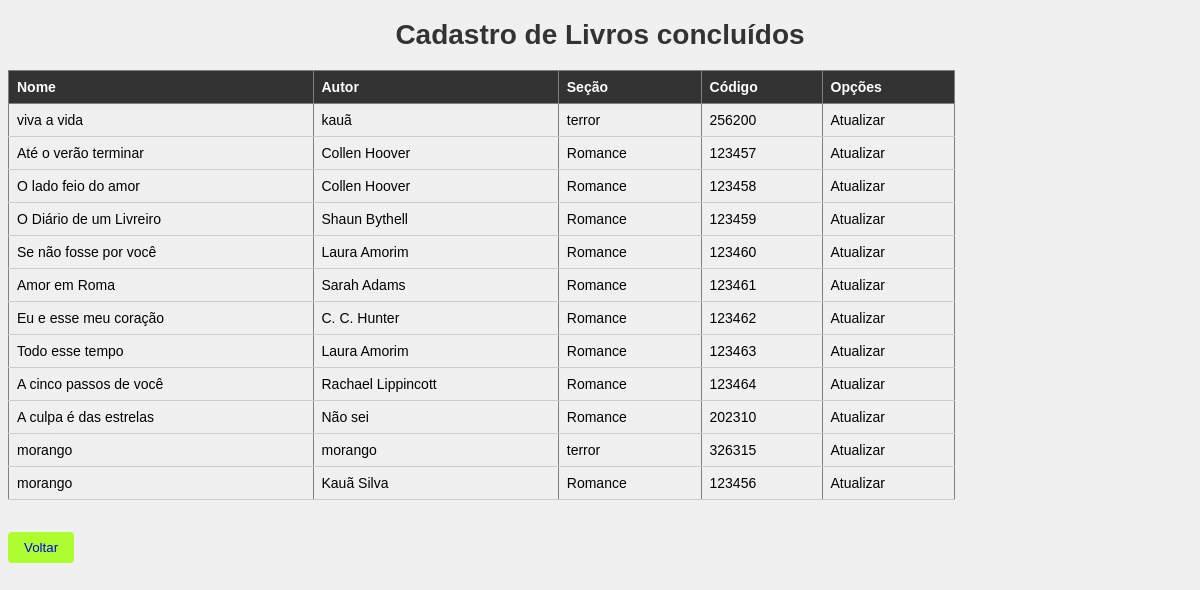
The app's page /src/listar.php with its own data.
### tables this page shows
CREATE TABLE `livro` (
  `id` int(11) NOT NULL,
  `nome` text NOT NULL,
  `autor` text NOT NULL,
  `secao` text NOT NULL,
  `codigo` text NOT NULL
);

### src/listar.php (the view, shortened to what this page needs)
<?php include 'db.php'; ?>
<!DOCTYPE html>
<html>
    <head>
        <link rel="stylesheet" href= "listar.css">
</head>
<body class= "listar">
    <h1>Cadastro de Livros concluídos </h1>
    <?php
    $stmt = $pdo->query ('SELECT * FROM livro');
    $stmt->execute();
    $livros = $stmt->fetchAll(PDO::FETCH_ASSOC);
    if (count ($livros) == 0) {
        echo '<p> Nenhum livro foi cadastrado. </p>';
    } else {
        echo '<table border="1">';
        echo '<thead><tr><th>Nome</th><th>Autor</th><th>Seção</th><th>Código</th><th colspan="2">Opções</th></thead>';
        echo '<tbody>';
        foreach ($livros as $livro) {
            echo '<tr>';
            echo '<td>' . $livro['nome'] . '</td>';
            echo '<td>' . $livro['autor'] . '</td>';
            echo '<td>' . $livro['secao'] . '</td>';
            echo '<td>' . $livro['codigo'] . '</td>';
            echo '<td><a style="color:black;" href="atualizar.php?id=' . $livro ['id'] . '">Atualizar </a></td>';
            echo '<try>';
        }
        echo '</tbody>';
        echo '</table>';
    }
    ?>
<br><br>
    <button><a href="cadastrodelivro.php">Voltar</a></button>
    </body>
    </html>

### src/listar.css (style rules this page uses)
.listar { background-color: #f0f0f0; font-family: Arial, sans-serif; font-size: 14px; }
h1 { color: #333; text-align: center; }
table { width: 80%; border-collapse: collapse; }
th, td { padding: 8px; text-align: left; }
th { background-color: #333; color: white; }
td { border-bottom: 1px solid #ccc; }
a { text-decoration: none; }
button { background-color:greenyellow; color: white; border: none; padding: 8px 16px; border-radius: 4px; cursor: pointer; }

### records on screen
livro: nome "viva a vida", autor "kauã", secao "terror", codigo "256200"
livro: nome "Até o verão terminar", autor "Collen Hoover", secao "Romance", codigo "123457"
livro: nome "O lado feio do amor", autor "Collen Hoover", secao "Romance", codigo "123458"
livro: nome "O Diário de um Livreiro", autor "Shaun Bythell", secao "Romance", codigo "123459"
livro: nome "Se não fosse por você", autor "Laura Amorim", secao "Romance", codigo "123460"
livro: nome "Amor em Roma", autor "Sarah Adams", secao "Romance", codigo "123461"
livro: nome "Eu e esse meu coração", autor "C. C. Hunter", secao "Romance", codigo "123462"
livro: nome "Todo esse tempo", autor "Laura Amorim", secao "Romance", codigo "123463"
livro: nome "A cinco passos de você", autor "Rachael Lippincott", secao "Romance", codigo "123464"
livro: nome "A culpa é das estrelas", autor "Não sei", secao "Romance", codigo "202310"
livro: nome "morango", autor "morango", secao "terror", codigo "326315"
livro: nome "morango", autor "Kauã Silva", secao "Romance", codigo "123456"
